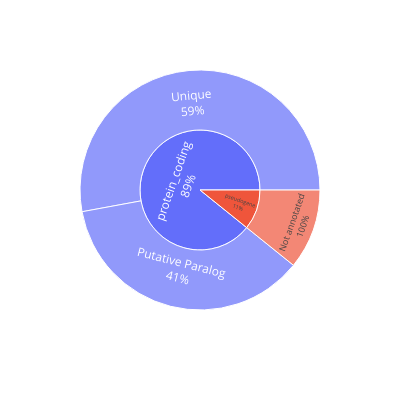

Notebook code for this chart:
### Code cell
## Copy the dataframe
plot_dn = gff_dn[gff_dn["type"]=="gene"][["feature_type", "gene","duplicated_status"]].copy()
## Drop the NaN values 
plot_dn_clean = plot_dn.dropna()
## Drop any duplicates for genes 
plot_dn_clean = plot_dn_clean.drop_duplicates()
## Plot just the biotype and is_LOC_gene field
sunburst_data = (
    plot_dn_clean
    .groupby(["feature_type", "duplicated_status"])
    .size()
    .reset_index(name="count"))
# print(sunburst_data.head())
fig = px.sunburst(
    sunburst_data,
    path=["feature_type", "duplicated_status"],  # Hierarchy
    values="count",                                 # Aggregation metric
    # title="Braker gene type distribution",
    width=400, height=400)

# Customize the text display
fig.update_traces(
    textinfo='label+percent parent',  # Shows category, percentage, and count
    # insidetextorientation='radial'  # Better text orientation
)
# Save as PNG (high quality)
fig.write_image("sunburst_plot_braker.png", scale=3)  # scale=3 for high DPI
fig.show()

### Figure 1 — Plotly figure (JSON) as saved in the notebook; plotly's stock layout.template omitted (floating-point values rounded to 4 significant figures)
{"data": [{"branchvalues": "total", "domain": {"x": [0, 1], "y": [0, 1]}, "hovertemplate": "labels=%{label}<br>count=%{value}<br>parent=%{parent}<br>id=%{id}<extra></extra>", "ids": ["pseudogene/Not annotated", "protein_coding/Putative Paralog", "protein_coding/Unique", "protein_coding", "pseudogene"], "labels": ["Not annotated", "Putative Paralog", "Unique", "protein_coding", "pseudogene"], "name": "", "parents": ["pseudogene", "protein_coding", "protein_coding", "", ""], "textinfo": "label+percent parent", "type": "sunburst", "values": [2848, 9582, 13961, 23543, 2848]}], "layout": {"height": 400, "legend": {"tracegroupgap": 0}, "margin": {"t": 60}, "width": 400}}
